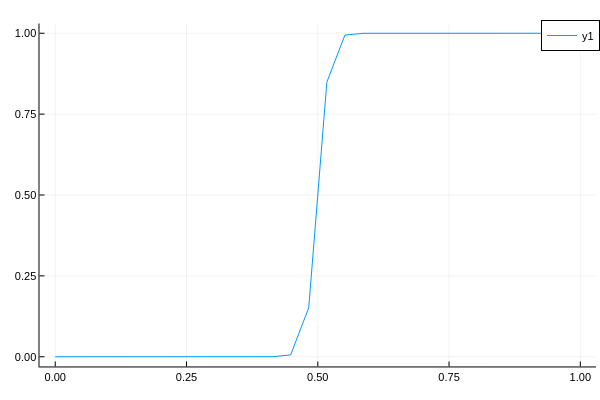

Notebook cell for this chart:
### Code cell
f0 = zeros(p.Ny)
f0 = 0.5*(1.0 .+ tanh.(50*(y .- 0.5)))
plot(y,f0)

### Figure 1 — Plotly figure (JSON) as saved in the notebook; plotly's stock layout.template omitted (floating-point values rounded to 4 significant figures)
{"data": [{"colorbar": {"len": 0.9525, "title": "", "x": 0.9934, "y": 0.5139}, "legendgroup": "y1", "line": {"color": "rgba(0, 154, 250, 1.000)", "dash": "solid", "shape": "linear", "width": 1}, "mode": "lines", "name": "y1", "showlegend": true, "type": "scatter", "x": [0, 0.03448, 0.06897, 0.1034, 0.1379, 0.1724, 0.2069, 0.2414, 0.2759, 0.3103, 0.3448, 0.3793, 0.4138, 0.4483, 0.4828, 0.5172, 0.5517, 0.5862, 0.6207, 0.6552, 0.6897, 0.7241, 0.7586, 0.7931, 0.8276, 0.8621, 0.8966, 0.931, 0.9655, 1], "xaxis": "x", "y": [0, 0, 0, 0, 1.665e-16, 5.94e-15, 1.865e-13, 5.865e-12, 1.844e-10, 5.799e-09, 1.824e-07, 5.735e-06, 0.0001803, 0.005639, 0.1513, 0.8487, 0.9944, 0.9998, 1.0, 1.0, 1.0, 1.0, 1.0, 1.0, 1.0, 1.0, 1, 1, 1, 1], "yaxis": "y"}], "layout": {"annotations": [], "height": 400, "legend": {"bgcolor": "rgba(255, 255, 255, 1.000)", "bordercolor": "rgba(0, 0, 0, 1.000)", "borderwidth": 1, "font": {"color": "rgba(0, 0, 0, 1.000)", "family": "sans-serif", "size": 11}, "title": {"font": {"color": "rgba(0, 0, 0, 1.000)", "family": "sans-serif", "size": 15}, "text": ""}, "tracegroupgap": 0, "traceorder": "normal", "x": 1, "xanchor": "auto", "y": 1, "yanchor": "auto"}, "margin": {"b": 20, "l": 0, "r": 0, "t": 20}, "paper_bgcolor": "rgba(255, 255, 255, 1.000)", "plot_bgcolor": "rgba(255, 255, 255, 1.000)", "showlegend": true, "width": 600, "xaxis": {"anchor": "y", "domain": [0.06582, 0.9934], "gridcolor": "rgba(0, 0, 0, 0.100)", "gridwidth": 0.5, "linecolor": "rgba(0, 0, 0, 1.000)", "mirror": false, "range": [-0.03, 1.03], "showgrid": true, "showline": true, "showticklabels": true, "tickangle": 0, "tickcolor": "rgb(0, 0, 0)", "tickfont": {"color": "rgba(0, 0, 0, 1.000)", "family": "sans-serif", "size": 11}, "tickmode": "array", "ticks": "inside", "ticktext": ["0.00", "0.25", "0.50", "0.75", "1.00"], "tickvals": [0, 0.25, 0.5, 0.75, 1], "title": "", "titlefont": {"color": "rgba(0, 0, 0, 1.000)", "family": "sans-serif", "size": 15}, "type": "-", "visible": true, "zeroline": false, "zerolinecolor": "rgba(0, 0, 0, 1.000)"}, "yaxis": {"anchor": "x", "domain": [0.03762, 0.9902], "gridcolor": "rgba(0, 0, 0, 0.100)", "gridwidth": 0.5, "linecolor": "rgba(0, 0, 0, 1.000)", "mirror": false, "range": [-0.03, 1.03], "showgrid": true, "showline": true, "showticklabels": true, "tickangle": 0, "tickcolor": "rgb(0, 0, 0)", "tickfont": {"color": "rgba(0, 0, 0, 1.000)", "family": "sans-serif", "size": 11}, "tickmode": "array", "ticks": "inside", "ticktext": ["0.00", "0.25", "0.50", "0.75", "1.00"], "tickvals": [0, 0.25, 0.5, 0.75, 1], "title": "", "titlefont": {"color": "rgba(0, 0, 0, 1.000)", "family": "sans-serif", "size": 15}, "type": "-", "visible": true, "zeroline": false, "zerolinecolor": "rgba(0, 0, 0, 1.000)"}}}
